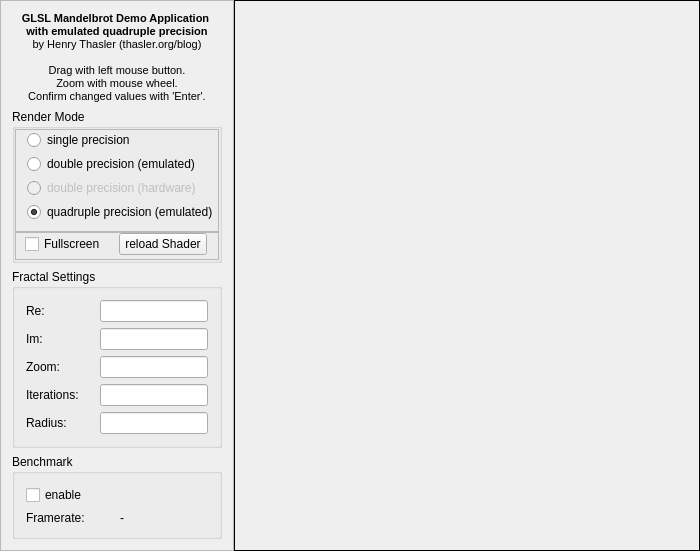
<?xml version="1.0" encoding="UTF-8"?>
<ui version="4.0">
 <class>MainWindow</class>
 <widget class="QMainWindow" name="MainWindow">
  <property name="geometry">
   <rect>
    <x>0</x>
    <y>0</y>
    <width>700</width>
    <height>517</height>
   </rect>
  </property>
  <property name="windowTitle">
   <string>GLSL Mandelbrot Demo - Emulated quadruple precision</string>
  </property>
  <property name="locale">
   <locale language="English" country="UnitedStates"/>
  </property>
  <widget class="QWidget" name="centralWidget">
   <layout class="QHBoxLayout" name="horizontalLayout">
    <property name="spacing">
     <number>0</number>
    </property>
    <property name="margin">
     <number>0</number>
    </property>
    <item>
     <widget class="QFrame" name="sidebar">
      <property name="frameShape">
       <enum>QFrame::StyledPanel</enum>
      </property>
      <property name="frameShadow">
       <enum>QFrame::Raised</enum>
      </property>
      <layout class="QVBoxLayout" name="verticalLayout">
       <item>
        <widget class="QLabel" name="label_5">
         <property name="text">
          <string>&lt;!DOCTYPE HTML PUBLIC &quot;-//W3C//DTD HTML 4.0//EN&quot; &quot;http://www.w3.org/TR/REC-html40/strict.dtd&quot;&gt;
&lt;html&gt;&lt;head&gt;&lt;meta name=&quot;qrichtext&quot; content=&quot;1&quot; /&gt;&lt;style type=&quot;text/css&quot;&gt;
p, li { white-space: pre-wrap; }
&lt;/style&gt;&lt;/head&gt;&lt;body style=&quot; font-family:'MS Shell Dlg 2'; font-size:8.25pt; font-weight:400; font-style:normal;&quot;&gt;
&lt;p style=&quot; margin-top:0px; margin-bottom:0px; margin-left:0px; margin-right:0px; -qt-block-indent:0; text-indent:0px;&quot;&gt;&lt;span style=&quot; font-size:8pt; font-weight:600;&quot;&gt;GLSL Mandelbrot Demo Application &lt;/span&gt;&lt;/p&gt;
&lt;p style=&quot; margin-top:0px; margin-bottom:0px; margin-left:0px; margin-right:0px; -qt-block-indent:0; text-indent:0px;&quot;&gt;&lt;span style=&quot; font-size:8pt; font-weight:600;&quot;&gt;with emulated quadruple precision&lt;/span&gt;&lt;/p&gt;
&lt;p style=&quot; margin-top:0px; margin-bottom:0px; margin-left:0px; margin-right:0px; -qt-block-indent:0; text-indent:0px;&quot;&gt;&lt;span style=&quot; font-size:8pt;&quot;&gt;by Henry Thasler (thasler.org/blog)&lt;/span&gt;&lt;/p&gt;
&lt;p style=&quot;-qt-paragraph-type:empty; margin-top:0px; margin-bottom:0px; margin-left:0px; margin-right:0px; -qt-block-indent:0; text-indent:0px; font-size:8pt;&quot;&gt;&lt;/p&gt;
&lt;p style=&quot; margin-top:0px; margin-bottom:0px; margin-left:0px; margin-right:0px; -qt-block-indent:0; text-indent:0px;&quot;&gt;&lt;span style=&quot; font-size:8pt;&quot;&gt;Drag with left mouse button.&lt;/span&gt;&lt;/p&gt;
&lt;p style=&quot; margin-top:0px; margin-bottom:0px; margin-left:0px; margin-right:0px; -qt-block-indent:0; text-indent:0px;&quot;&gt;&lt;span style=&quot; font-size:8pt;&quot;&gt;Zoom with mouse wheel.&lt;/span&gt;&lt;/p&gt;
&lt;p style=&quot; margin-top:0px; margin-bottom:0px; margin-left:0px; margin-right:0px; -qt-block-indent:0; text-indent:0px;&quot;&gt;&lt;span style=&quot; font-size:8pt;&quot;&gt;Confirm changed values with 'Enter'.&lt;/span&gt;&lt;/p&gt;&lt;/body&gt;&lt;/html&gt;</string>
         </property>
         <property name="alignment">
          <set>Qt::AlignCenter</set>
         </property>
         <property name="wordWrap">
          <bool>true</bool>
         </property>
        </widget>
       </item>
       <item>
        <widget class="QGroupBox" name="groupBox">
         <property name="title">
          <string>Render Mode</string>
         </property>
         <layout class="QVBoxLayout" name="verticalLayout_2">
          <property name="spacing">
           <number>0</number>
          </property>
          <property name="margin">
           <number>0</number>
          </property>
          <item>
           <widget class="QFrame" name="frame">
            <property name="frameShape">
             <enum>QFrame::StyledPanel</enum>
            </property>
            <property name="frameShadow">
             <enum>QFrame::Raised</enum>
            </property>
            <layout class="QVBoxLayout" name="verticalLayout_3">
             <property name="spacing">
              <number>4</number>
             </property>
             <property name="topMargin">
              <number>0</number>
             </property>
             <property name="rightMargin">
              <number>0</number>
             </property>
             <property name="bottomMargin">
              <number>9</number>
             </property>
             <item>
              <widget class="QRadioButton" name="rbtn_float">
               <property name="enabled">
                <bool>true</bool>
               </property>
               <property name="toolTip">
                <string>Use single precision (float32) for fractal rendering.</string>
               </property>
               <property name="text">
                <string>single precision</string>
               </property>
               <property name="checked">
                <bool>false</bool>
               </property>
              </widget>
             </item>
             <item>
              <widget class="QRadioButton" name="rbtn_emu">
               <property name="enabled">
                <bool>true</bool>
               </property>
               <property name="toolTip">
                <string>Use emulated double precision (single double) for fractal rendering.</string>
               </property>
               <property name="text">
                <string>double precision (emulated)</string>
               </property>
              </widget>
             </item>
             <item>
              <widget class="QRadioButton" name="rbtn_double">
               <property name="enabled">
                <bool>false</bool>
               </property>
               <property name="text">
                <string>double precision (hardware)</string>
               </property>
              </widget>
             </item>
             <item>
              <widget class="QRadioButton" name="rbtn_sq">
               <property name="text">
                <string>quadruple precision (emulated)</string>
               </property>
               <property name="checked">
                <bool>true</bool>
               </property>
              </widget>
             </item>
            </layout>
           </widget>
          </item>
          <item>
           <widget class="QFrame" name="frame_2">
            <property name="frameShape">
             <enum>QFrame::StyledPanel</enum>
            </property>
            <property name="frameShadow">
             <enum>QFrame::Raised</enum>
            </property>
            <layout class="QGridLayout" name="gridLayout_3">
             <property name="leftMargin">
              <number>9</number>
             </property>
             <property name="topMargin">
              <number>0</number>
             </property>
             <property name="bottomMargin">
              <number>4</number>
             </property>
             <item row="0" column="0">
              <widget class="QCheckBox" name="check_fullscreen">
               <property name="text">
                <string>Fullscreen</string>
               </property>
              </widget>
             </item>
             <item row="0" column="1">
              <widget class="QPushButton" name="btn_reloadshader">
               <property name="text">
                <string>reload Shader</string>
               </property>
              </widget>
             </item>
            </layout>
           </widget>
          </item>
         </layout>
        </widget>
       </item>
       <item>
        <widget class="QGroupBox" name="groupBox_2">
         <property name="title">
          <string>Fractal Settings</string>
         </property>
         <layout class="QGridLayout" name="gridLayout">
          <item row="0" column="0">
           <widget class="QLabel" name="label">
            <property name="text">
             <string>Re:</string>
            </property>
           </widget>
          </item>
          <item row="2" column="0">
           <widget class="QLabel" name="label_3">
            <property name="text">
             <string>Im:</string>
            </property>
           </widget>
          </item>
          <item row="0" column="1">
           <widget class="QLineEdit" name="edit_re">
            <property name="sizePolicy">
             <sizepolicy hsizetype="Minimum" vsizetype="Fixed">
              <horstretch>0</horstretch>
              <verstretch>0</verstretch>
             </sizepolicy>
            </property>
           </widget>
          </item>
          <item row="2" column="1">
           <widget class="QLineEdit" name="edit_im">
            <property name="sizePolicy">
             <sizepolicy hsizetype="Minimum" vsizetype="Fixed">
              <horstretch>0</horstretch>
              <verstretch>0</verstretch>
             </sizepolicy>
            </property>
           </widget>
          </item>
          <item row="3" column="0">
           <widget class="QLabel" name="label_4">
            <property name="text">
             <string>Zoom:</string>
            </property>
           </widget>
          </item>
          <item row="3" column="1">
           <widget class="QLineEdit" name="edit_zoom">
            <property name="sizePolicy">
             <sizepolicy hsizetype="Minimum" vsizetype="Fixed">
              <horstretch>0</horstretch>
              <verstretch>0</verstretch>
             </sizepolicy>
            </property>
           </widget>
          </item>
          <item row="4" column="0">
           <widget class="QLabel" name="label_6">
            <property name="text">
             <string>Iterations:</string>
            </property>
           </widget>
          </item>
          <item row="4" column="1">
           <widget class="QLineEdit" name="edit_iterations">
            <property name="sizePolicy">
             <sizepolicy hsizetype="Minimum" vsizetype="Fixed">
              <horstretch>0</horstretch>
              <verstretch>0</verstretch>
             </sizepolicy>
            </property>
           </widget>
          </item>
          <item row="5" column="1">
           <widget class="QLineEdit" name="edit_radius">
            <property name="sizePolicy">
             <sizepolicy hsizetype="Minimum" vsizetype="Fixed">
              <horstretch>0</horstretch>
              <verstretch>0</verstretch>
             </sizepolicy>
            </property>
           </widget>
          </item>
          <item row="5" column="0">
           <widget class="QLabel" name="label_7">
            <property name="text">
             <string>Radius:</string>
            </property>
           </widget>
          </item>
         </layout>
        </widget>
       </item>
       <item>
        <widget class="QGroupBox" name="groupBox_3">
         <property name="title">
          <string>Benchmark</string>
         </property>
         <layout class="QGridLayout" name="gridLayout_2">
          <item row="0" column="0">
           <widget class="QCheckBox" name="check_Benchmark">
            <property name="sizePolicy">
             <sizepolicy hsizetype="Preferred" vsizetype="Fixed">
              <horstretch>0</horstretch>
              <verstretch>0</verstretch>
             </sizepolicy>
            </property>
            <property name="toolTip">
             <string>WARNING: Benchmark mode might stress your GPU.</string>
            </property>
            <property name="text">
             <string>enable</string>
            </property>
           </widget>
          </item>
          <item row="1" column="0">
           <widget class="QLabel" name="label_2">
            <property name="sizePolicy">
             <sizepolicy hsizetype="Preferred" vsizetype="Preferred">
              <horstretch>0</horstretch>
              <verstretch>0</verstretch>
             </sizepolicy>
            </property>
            <property name="text">
             <string>Framerate:</string>
            </property>
           </widget>
          </item>
          <item row="1" column="1">
           <widget class="QLabel" name="lab_fps">
            <property name="sizePolicy">
             <sizepolicy hsizetype="Preferred" vsizetype="Preferred">
              <horstretch>0</horstretch>
              <verstretch>0</verstretch>
             </sizepolicy>
            </property>
            <property name="text">
             <string>-</string>
            </property>
           </widget>
          </item>
         </layout>
        </widget>
       </item>
       <item>
        <spacer name="verticalSpacer">
         <property name="orientation">
          <enum>Qt::Vertical</enum>
         </property>
         <property name="sizeHint" stdset="0">
          <size>
           <width>20</width>
           <height>40</height>
          </size>
         </property>
        </spacer>
       </item>
      </layout>
     </widget>
    </item>
    <item>
     <widget class="QFrame" name="centralFrame">
      <property name="sizePolicy">
       <sizepolicy hsizetype="Expanding" vsizetype="Preferred">
        <horstretch>0</horstretch>
        <verstretch>0</verstretch>
       </sizepolicy>
      </property>
      <property name="frameShape">
       <enum>QFrame::Box</enum>
      </property>
      <property name="frameShadow">
       <enum>QFrame::Plain</enum>
      </property>
      <property name="lineWidth">
       <number>1</number>
      </property>
      <layout class="QHBoxLayout" name="horizontalLayout_2">
       <property name="spacing">
        <number>0</number>
       </property>
       <property name="margin">
        <number>0</number>
       </property>
       <item>
        <layout class="QGridLayout" name="GLContainer">
         <property name="spacing">
          <number>0</number>
         </property>
        </layout>
       </item>
      </layout>
     </widget>
    </item>
   </layout>
  </widget>
  <widget class="QMenuBar" name="menuBar">
   <property name="geometry">
    <rect>
     <x>0</x>
     <y>0</y>
     <width>700</width>
     <height>21</height>
    </rect>
   </property>
  </widget>
 </widget>
 <layoutdefault spacing="6" margin="11"/>
 <resources/>
 <connections/>
</ui>
